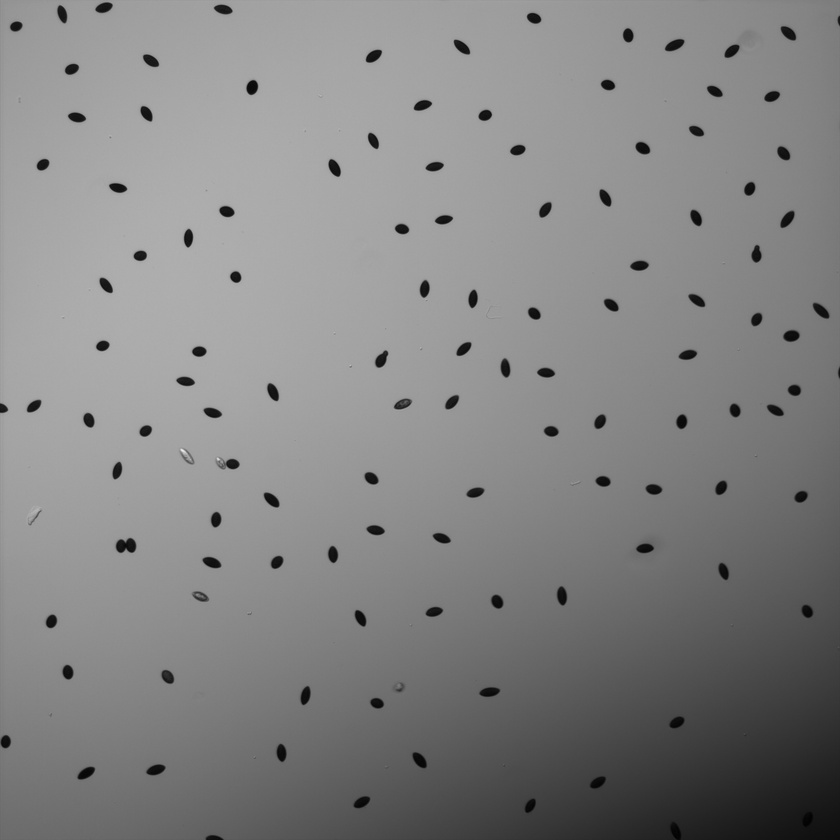
#> input picture sporeseg/tests/Sporefolder/SporesA/spore1.jpg, 840 x 840 px, shrunk from 2048 x 2048 before the run; its folder holds only this picture in this run
$ python -i sporeClass.py   (imports and definitions only)   (older library calls are emulated)
#> lines starting #> are read from the running program, lines starting #| are printed output that depends on the picture; after the words box and inside, x2 and y2 are one past the last pixel; in counts of white or black regions, pixels touching at a corner belong together
import os, re, glob
import numpy as np
import pandas as pd
import matplotlib.pyplot as plt
import skimage
import skimage.morphology
from sklearn import mixture
#from scipy.optimize import curve_fit
import matplotlib
cmap = matplotlib.colors.ListedColormap (np.random.rand(256,3))
font = {'family': 'sans-serif',
        'color':  'black',
        'weight': 'normal',
        'size': 16,
        }

#image_path is the path to a .jpg image or to a folder containing .jpg images
#result_folder is the main folder containing the analysis
#result_folder_exp is the path to the folder in the result_folder folder that specifically contains
#the analysis of the original_folder

'''
Data folder structure
RSP10 (exp_folder)
    - image1.jpg
    - image2.jpg
RSP11 (exp_folder)
    - image1.jpg
    - image2.jpg

Results folder structure
result_folder
    - RSP10 (result_folder_exp)
        - image1_seg.png
        - image1_classes.png
        - image1.pkl
        - image2_seg.png
        - image2_classes.png
        - image2.pkl
        - RSP10_summary.png
    - RSP11 (result_folder_exp)
        - image1_seg.png
        - image1_classes.png
        - image1.pkl
        - image2_seg.png
        - image2_classes.png
        - image2.pkl
        - RSP11_summary.png
'''

class Spore:
    """Parsing of MicroManager metadata"""
    def __init__(self, show_output = False, min_area = 250, max_area = 1000, show_title = True, show_legend = True):
        """Standard __init__ method.

        Parameters
        ----------
        show_output : bool
            show segmentation images during analysis
        """

        self.show_output = show_output
        self.show_title = show_title
        self.show_legend = show_legend
        self.min_area = min_area
        self.max_area = max_area

    #create anad get the experiment specific folder stored in the result_folder
    def path_to_analysis(self, data_path, result_folder):

        if os.path.isfile(data_path):
            result_folder_exp = result_folder+'/'+os.path.basename(os.path.dirname(data_path))
        else:
            result_folder_exp = os.path.normpath(result_folder)+'/'+os.path.basename(os.path.normpath(data_path))

        if not os.path.isdir(result_folder_exp):
            os.makedirs(result_folder_exp, exist_ok=True)

        return result_folder_exp

    #segment single image stored in file. Save result in result_folder
    def analyse_single_image(self, image_path, result_folder):
        regions, image, image_seg = self.find_spores(image_path)
        fig = self.plot_segmentation(image, image_seg)

        result_folder_exp = self.path_to_analysis(image_path, result_folder)

        regions.to_pickle(result_folder_exp+'/'+os.path.basename(image_path).split('.')[0]+'.pkl')
        regions[['area','ecc']].to_csv(result_folder_exp+'/'+os.path.basename(image_path).split('.')[0]+'.csv',index = False)
        fig.savefig(result_folder_exp+'/'+os.path.basename(image_path).split('.')[0]+'_seg.png')
        plt.close(fig)
        #return regions, image, image_seg

    #segment spores in a given image and measure their properties
    def find_spores(self, image_path):

        raw_im, image = self.segmentation(image_path)
        regions = skimage.measure.regionprops(skimage.morphology.label(image),coordinates='rc')

        regions_prop = pd.DataFrame({'area':[x.area for x in regions],'ecc':[x.eccentricity for x in regions],
                                    'coords': [x.coords for x in regions]})
        regions_prop['filename'] = image_path

        return regions_prop, raw_im, image

    #create binary mask of spores
    def segmentation(self, image_path):
        raw_image = skimage.io.imread(image_path)
#> raw_image is the input picture: shape (840, 840, 3); min 0, max 241, mean 131.9
        raw_image = skimage.filters.median(raw_image[:,:,0],selem=skimage.morphology.disk(10))
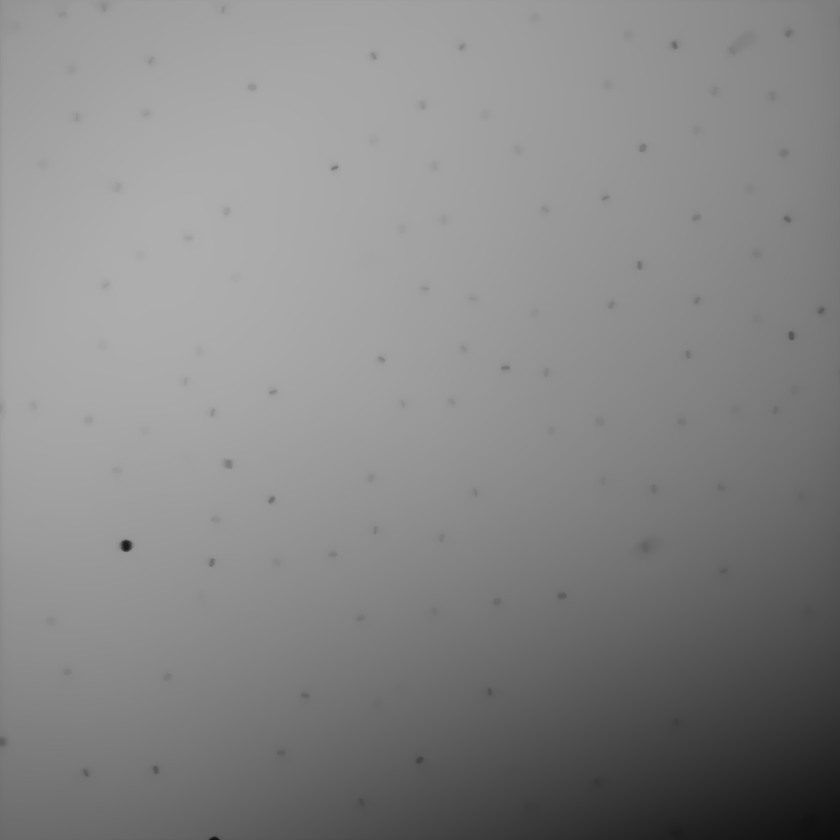
#> raw_image: shape (840, 840); min 14, max 173, mean 134.2
        flatten = raw_image-skimage.filters.gaussian(raw_image,sigma=100,preserve_range=True)
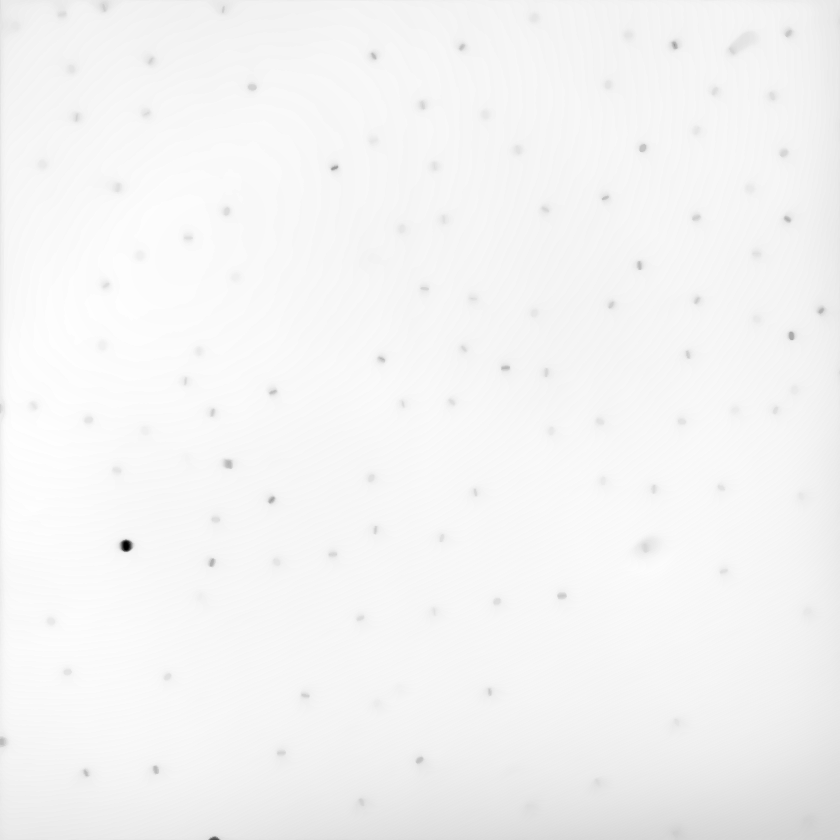
#> flatten: shape (840, 840) float64; min -122.2, max 6.91, mean 1.86; drawn with min black and max white

        mask = flatten<skimage.filters.threshold_li(flatten)
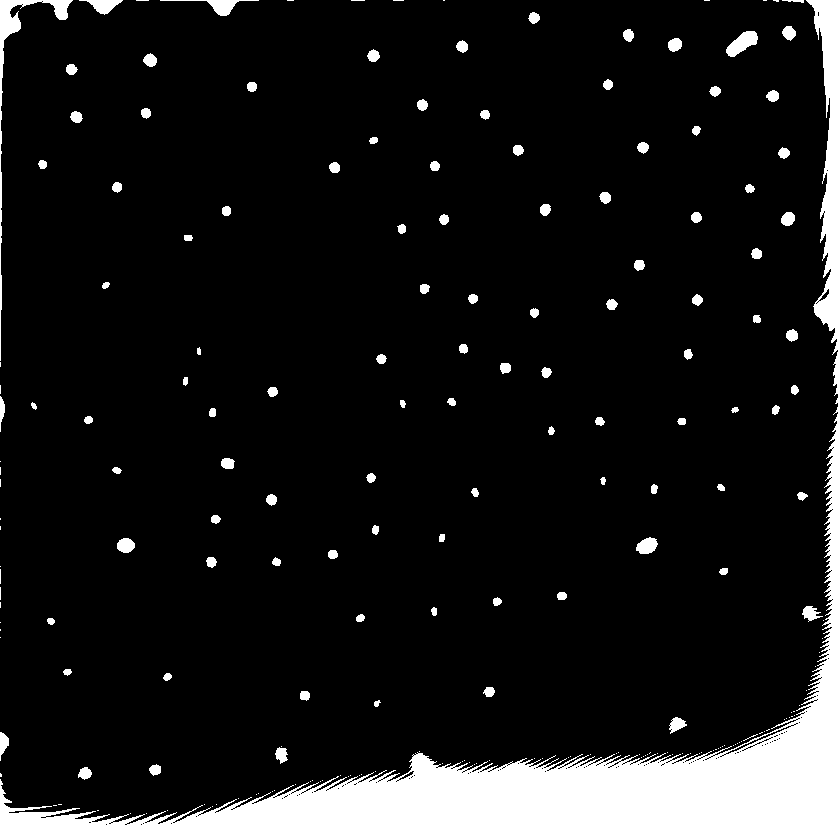
#> mask: shape (840, 840) bool; 10.6% white; 209 white regions (105 under 20 px)
#> in find_spores, `regions = skimage.measure.regionprops(skimage.morphology.label(image),..`: regions = 209 regions; largest, box (x1, y1, x2, y2) and area: (0, 0, 840, 840) 63330, (0, 0, 73, 361) 1599, (726, 31, 758, 57) 460, (160, 0, 259, 16) 394, (79, 0, 123, 15) 314
#> in find_spores, `regions_prop = pd.DataFrame({'area':[x.area for x in regions],'ecc':[x..`: regions_prop = table of 209 rows and 3 columns
#> in analyse_single_image, `regions, image, image_seg = self.find_spores(image_path)`: regions = table of 209 rows and 4 columns

        return raw_image, mask

    #plot segmentation result for an image
    def plot_segmentation(self, image, image_seg, saving = True):
#> called with saving = True
        image_seg = image_seg.astype(float)
#> image_seg: shape (840, 840) float64; values 0 (black) and 1 (white), 10.6% white; 209 white regions (105 under 20 px), largest, box (x1, y1, x2, y2) and area: (0, 0, 840, 840) 63330, (0, 0, 73, 361) 1599, (726, 31, 758, 57) 460
        image_seg[image_seg == 0] = np.nan
#> image_seg: shape (840, 840) float64; 89.42% of the values are NaN or infinite; the others: min 1, max 1, mean 1
        fig,ax = plt.subplots(figsize=(10,10))
        plt.imshow(image,cmap = 'gray')
        plt.imshow(image_seg,cmap = 'Reds',alpha = 0.7,vmin=0,vmax = 1.5)
        ax.set_axis_off()
        if self.show_output:
            plt.show()
        return fig


    #segment all images stored in folder. Save result in result_folder
    # [19 lines left out: functions analyse_spore_folder, load_experiment, not called in this run]

    def gauss_fit(self, x, a, x0, s):
        return a*np.exp(-0.5*((x-x0)/s)**2)

    def gauss_fit2(self, x, a, x0, s, a2, x02, s2):
        return a*np.exp(-0.5*((x-x0)/s)**2) + a2*np.exp(-0.5*((x-x02)/s2)**2)

    def normal_fit(self, x, a, x0, s):
        return (a/(s*(2*np.pi)**0.5))*np.exp(-0.5*((x-x0)/s)**2)

    # [95 lines left out: functions split_categories, plot_image_categories, not called in this run]

>>> result = Spore().analyse_single_image('sporeseg/tests/Sporefolder/SporesA/spore1.jpg', 'out.png')
#> in analyse_single_image, `fig.savefig(result_folder_exp+'/'+os.path.basename(image_path).split('..`:
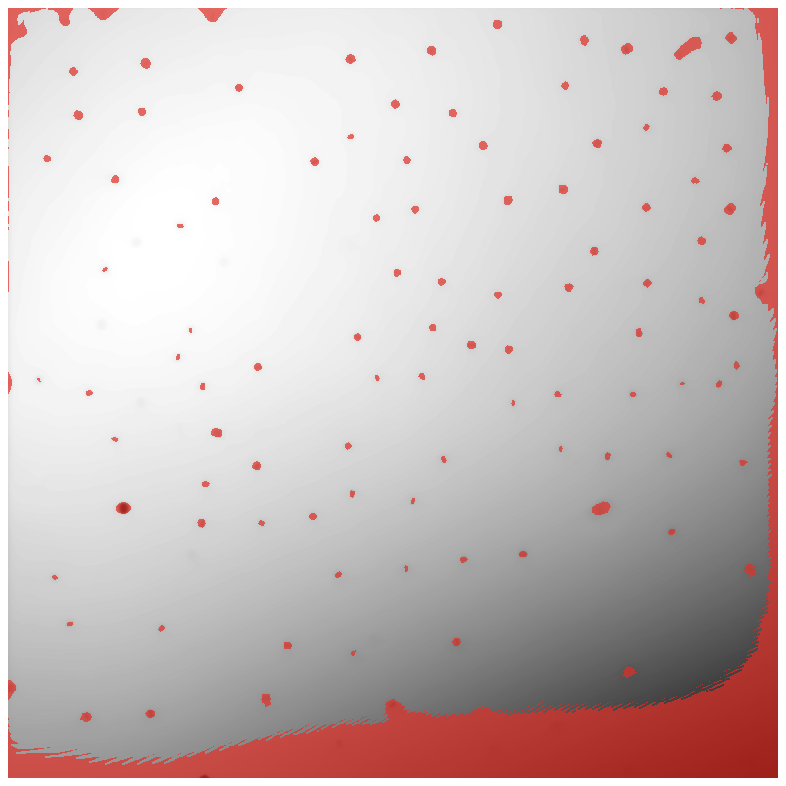
#> figure drawn by matplotlib, 1 panel

$ run again, on sporeseg/tests/Sporefolder/SporesA/spore2.jpg
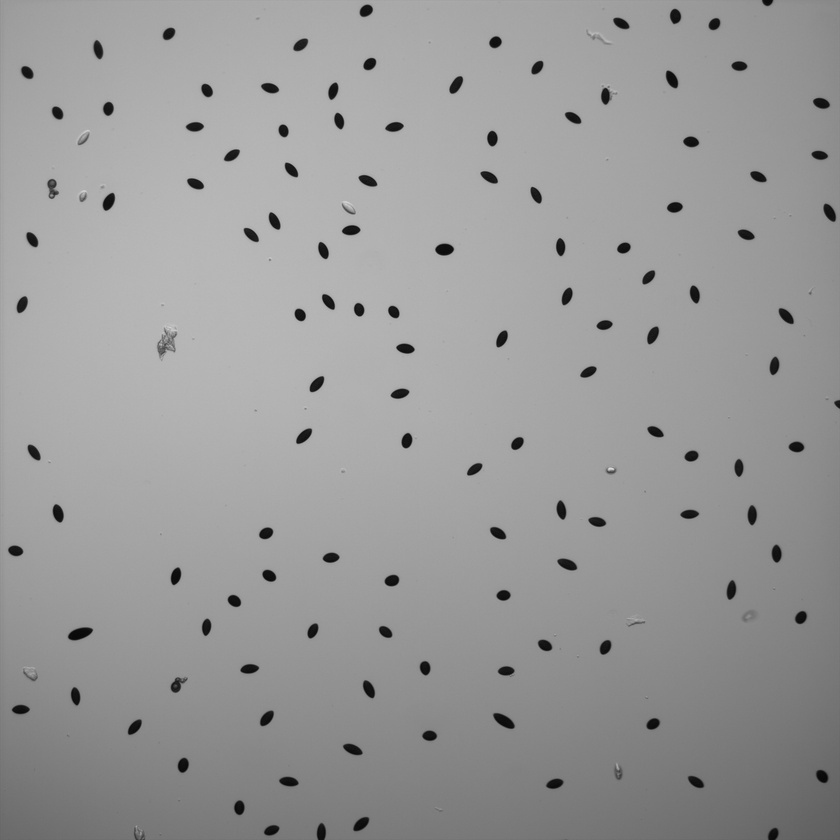
#> input picture sporeseg/tests/Sporefolder/SporesA/spore2.jpg, 840 x 840 px, shrunk from 2048 x 2048 before the run
#> in segmentation, raw_image is the input picture: shape (840, 840, 3); min 5, max 222, mean 153.2
#> raw_image: shape (840, 840)
#> in segmentation, `mask = flatten<skimage.filters.threshold_li(flatten)`:
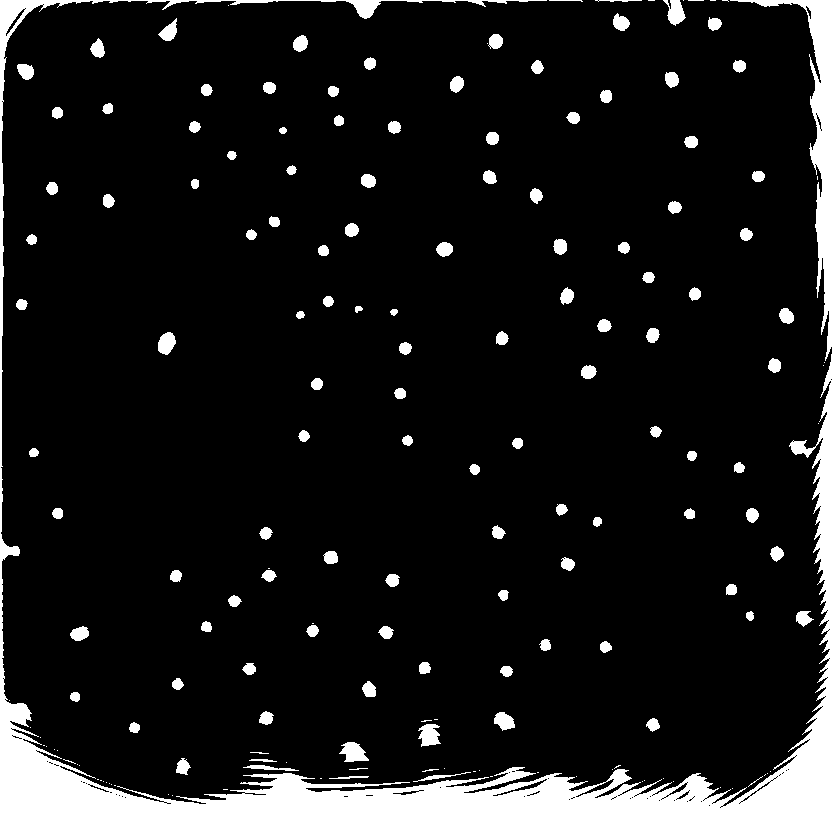
#> mask: shape (840, 840) bool; 12.3% white; 173 white regions (55 under 20 px)
#> in find_spores, `regions = skimage.measure.regionprops(skimage.morphology.label(image),..`: regions = 173 regions; largest, box (x1, y1, x2, y2) and area: (0, 0, 840, 840) 71757, (339, 742, 369, 762) 381, (418, 724, 441, 747) 362, (663, 0, 686, 26) 345, (158, 332, 176, 355) 301
#> regions_prop = table of 173 rows and 3 columns
#> in analyse_single_image, `regions, image, image_seg = self.find_spores(image_path)`: regions = table of 173 rows and 4 columns
#> in analyse_single_image, `fig.savefig(result_folder_exp+'/'+os.path.basename(image_path).split('..`:
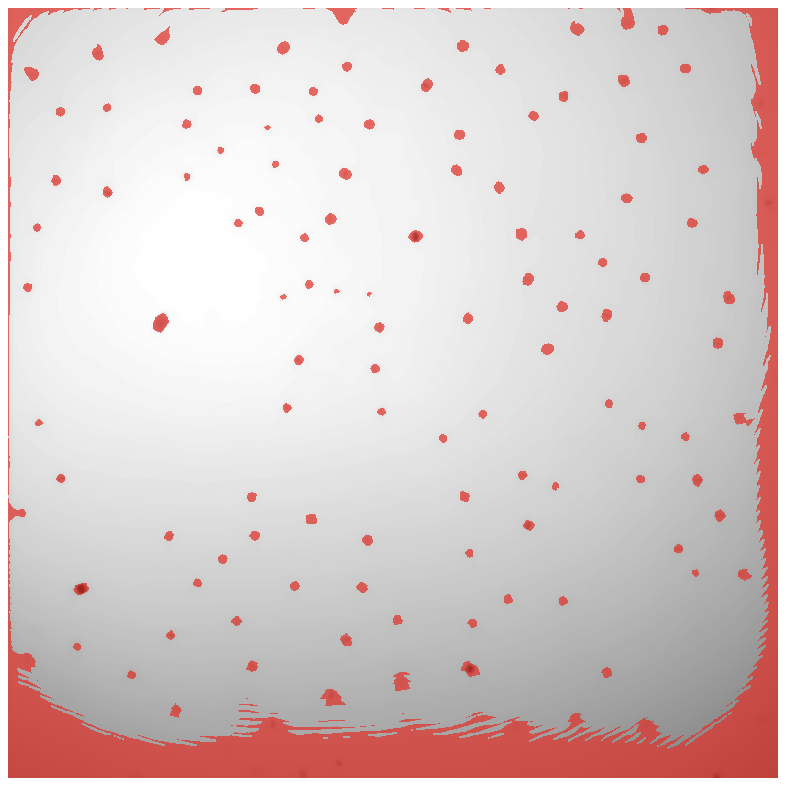
#> figure drawn by matplotlib, 1 panel
